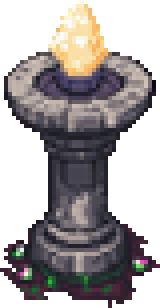
#> input picture assets/altar.png, 40 x 77 px (shown 4 times larger)
$ python key_icon.py ../assets/altar.png ../assets/badlands_fire_geyser.png
#> lines starting #> are read from the running program, lines starting #| are printed output that depends on the picture; after the words box and inside, x2 and y2 are one past the last pixel; in counts of white or black regions, pixels touching at a corner belong together
import sys, numpy as np
from PIL import Image
src, out = sys.argv[1], sys.argv[2]
im = np.asarray(Image.open(src).convert("RGB")).astype(np.float64)
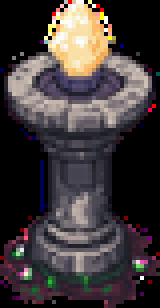
#> im: shape (77, 40, 3) float64 (shown 4 times larger); mean R, G, B 65.4, 58, 58.8
h, w, _ = im.shape
#> h = 77; w = 40
# 1. fit a quadratic background field to the border ring
ring = np.zeros((h, w), bool); ring[:12,:]=ring[-12:,:]=ring[:,:12]=ring[:,-12:]=True
ys, xs = np.mgrid[0:h, 0:w]; X = xs/w-0.5; Y = ys/h-0.5
A = np.stack([np.ones_like(X), X, Y, X*X, Y*Y, X*Y], -1)
bg = np.zeros_like(im)
for c in range(3):
    coef, *_ = np.linalg.lstsq(A[ring], im[...,c][ring], rcond=None)
    bg[...,c] = A @ coef
#> this loop made 3 passes
#> coef on passes 1 to 3: [99.61, -17.28, -54.45, -446.6, 13.45, -5.66], [93.47, -18.09, -52.13, -431.2, -12.25, -2.49], [91.1, -17.75, -32.22, -379.5, -42.35, 0.151]
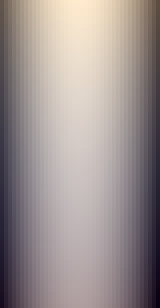
#> bg: shape (77, 40, 3) float64 (shown 4 times larger); mean R, G, B 64, 57, 56.3; drawn with min black and max white
resid = np.linalg.norm(im-bg, axis=-1)
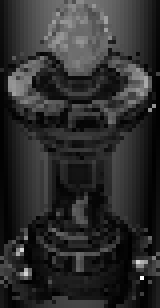
#> resid: shape (77, 40) float64 (shown 4 times larger); min 3.73, max 427.4, mean 79.2; drawn with min black and max white
noise = np.percentile(resid[ring], 99.5)
#> noise = 268.5
print("bg ~", bg[h//2, w//2].round(), "ring p99.5 resid", round(noise,1))
#| bg ~ [100.  94.  91.] ring p99.5 resid 268.5
tol = max(11.0, noise*2.5)
#> tol = 671.2
keyed = resid < tol
#> keyed: shape (77, 40) bool; every value is 1
# 2. shadow key: cast shadows are the bg hue, darker. Strip them by
# scanning each column UP from the bottom, keying shadow-hued pixels until
# the first pixel that isn't one (the object's dark outline stops the scan),
# so interior colours near the bg hue (a red potion) are never touched.
import colorsys
bgc = bg[h//2, w//2] / 255.0
#> bgc = [0.392, 0.368, 0.358]
bh, bs, bv = colorsys.rgb_to_hsv(*bgc)
#> bh = 0.048; bs = 0.0866; bv = 0.392
hsv = np.zeros_like(im)
mx = im.max(-1); mn = im.min(-1); v = mx / 255.0; sat = np.where(mx > 0, (mx - mn) / np.maximum(mx, 1), 0)
#> after `sat = np.where(mx > 0, (mx - mn) / np.maximum(mx, 1), 0)`:
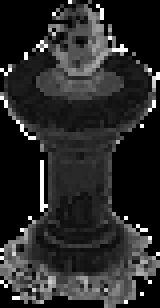
#> sat: shape (77, 40) float64 (shown 4 times larger); min 0, max 1, mean 0.162
r, g, b = im[...,0], im[...,1], im[...,2]
d = np.maximum(mx - mn, 1e-6)
hue = np.where(mx == r, ((g - b) / d) % 6, np.where(mx == g, (b - r) / d + 2, (r - g) / d + 4)) / 6.0
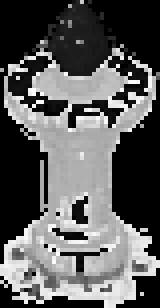
#> hue: shape (77, 40) float64 (shown 4 times larger); min 0, max 0.987, mean 0.362
hue_diff = np.minimum(np.abs(hue - bh), 1 - np.abs(hue - bh))
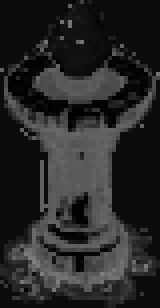
#> hue_diff: shape (77, 40) float64 (shown 4 times larger); min 0.000408, max 0.497, mean 0.158
shadow_like = (hue_diff < 0.06) & (sat > 0.25) & (v < bv * 1.03) & (v > bv * 0.55) & (resid < 130)
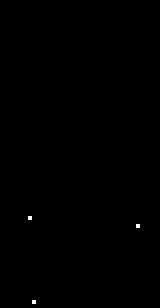
#> shadow_like: shape (77, 40) bool (shown 4 times larger); 0.1% white in thin lines or dots, all inside (x1, y1, x2, y2) = (7, 54, 35, 76)
for x in range(w):
    col_keyed = keyed[:, x]
    for y in range(h - 1, -1, -1):
        if col_keyed[y]:
            continue
        if shadow_like[y, x]:
            keyed[y, x] = True
        else:
            break
# 2b. detached shadow islands: any connected blob of unkeyed pixels lying
# entirely below the main object's bottom edge is a floating shadow (crystal,
# fireball, sparkle) whatever its darkness - key it.
lab = np.zeros((h, w), np.int32); n = 0
unk = ~keyed
#> unk: shape (77, 40) bool; every value is 0
for sy in range(h):
    for sx in range(w):
        if unk[sy, sx] and lab[sy, sx] == 0:
            n += 1; stack = [(sy, sx)]; lab[sy, sx] = n
            while stack:
                y0_, x0_ = stack.pop()
                for ny, nx in ((y0_-1,x0_),(y0_+1,x0_),(y0_,x0_-1),(y0_,x0_+1)):
                    if 0 <= ny < h and 0 <= nx < w and unk[ny, nx] and lab[ny, nx] == 0:
                        lab[ny, nx] = n; stack.append((ny, nx))
#> lab: shape (77, 40) int32; every value is 0
#> after the loop, n = 0
if n > 1:
    sizes = [(lab == i).sum() for i in range(1, n+1)]
    main = 1 + int(np.argmax(sizes))
    main_bottom = np.where(lab == main)[0].max()
    for i in range(1, n+1):
        if i == main: continue
        rows = np.where(lab == i)[0]
        if rows.min() > main_bottom:
            keyed[lab == i] = True
# 3. edge peel: absorb resid<60 pixels adjacent to keyed region, 3 passes
def binary_dilation(m, iterations=1):
    m = m.copy()
    for _ in range(iterations):
        n = m.copy()
        n[1:,:] |= m[:-1,:]; n[:-1,:] |= m[1:,:]; n[:,1:] |= m[:,:-1]; n[:,:-1] |= m[:,1:]
        m = n
    return m
for _ in range(3):
    grow = binary_dilation(keyed, iterations=3) & (resid < 60) & ~keyed
    # only peel toward bg-ish pixels (avoid eating the object)
    keyed |= grow & (hue_diff < 0.1)
alpha = np.where(keyed, 0, 255).astype(np.uint8)
# soft ring
edge = binary_dilation(~keyed, iterations=1) & keyed
alpha[edge] = 120
rgba = np.dstack([im.astype(np.uint8), alpha])
img = Image.fromarray(rgba, "RGBA")
# crop to content bbox with 4% padding, square
a = np.asarray(img)[...,3] > 0
ys_, xs_ = np.where(a)
#> ys_ = empty array; xs_ = empty array
#> (the run stopped early here; a loop or call above may not have finished)

$ run again, on assets/badlands_palms.png
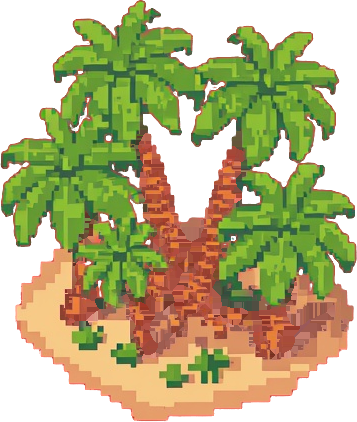
#> input picture assets/badlands_palms.png, 357 x 422 px
#> the loop `for c in range(3):` made 3 passes
#> coef on passes 1 to 3: [182.9, 0.716, 3.71, 66.81, 160.3, -18.84], [112.6, 1.47, 10.88, -152.8, -148.2, 15.87], [80.5, 0.968, 4.45, -12.56, 16.33, -1.73]
#> `resid = np.linalg.norm(im-bg, axis=-1)`:
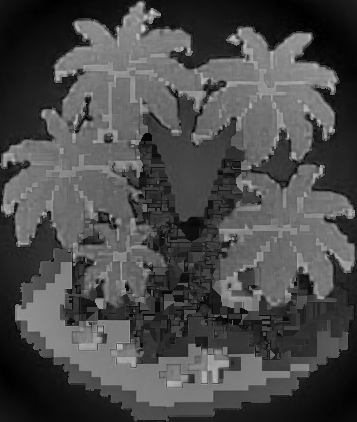
#> resid: shape (422, 357) float64; min 0.323, max 208.2, mean 74.5
#> noise = 158.8
#| bg ~ [183. 113.  80.] ring p99.5 resid 158.8
#> tol = 397.1
#> keyed: shape (422, 357) bool; every value is 1
#> bgc = [0.717, 0.442, 0.316]
#> bh = 0.0523; bs = 0.56; bv = 0.717
#> `shadow_like = (hue_diff < 0.06) & (sat > 0.25) & (v < bv * 1.03) & (v ..`:
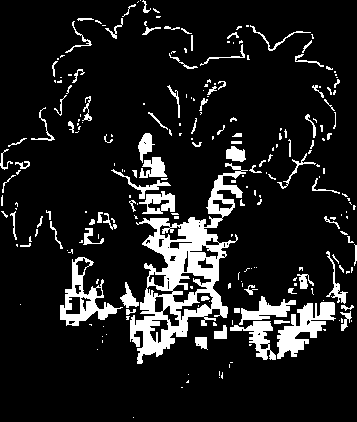
#> shadow_like: shape (422, 357) bool; 12.2% white; 238 white regions (152 under 20 px), largest, box (x1, y1, x2, y2) and area: (130, 163, 248, 364) 7217, (277, 302, 336, 359) 1513, (60, 257, 123, 326) 1361
#> unk: shape (422, 357) bool; every value is 0
#> ys_ = empty array

$ run again, on assets/badlands_tumbleweed.png
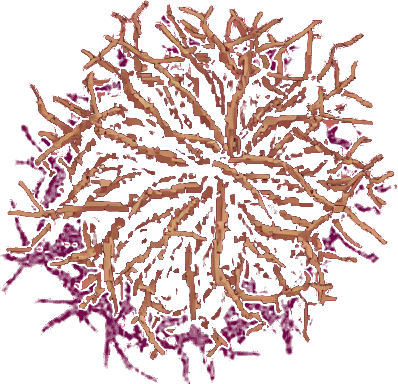
#> input picture assets/badlands_tumbleweed.png, 398 x 384 px
#> the loop `for c in range(3):` made 3 passes
#> coef on passes 1 to 3: [183.6, 3.86, -2.76, 64.05, 53.72, 7.81], [66.11, 2.37, -4.64, 14.75, 15.29, 5.61], [93.61, 1.94, -1.16, 24.57, 20.62, 2.31]
#> `resid = np.linalg.norm(im-bg, axis=-1)`:
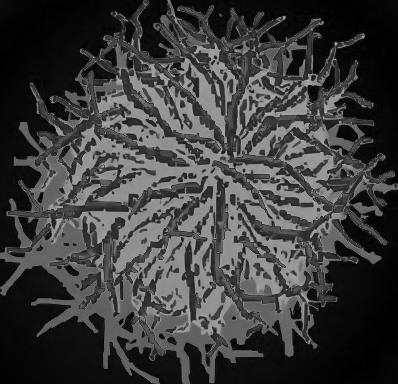
#> resid: shape (384, 398) float64; min 0.13, max 181.8, mean 61
#> noise = 106.2
#| bg ~ [184.  66.  94.] ring p99.5 resid 106.2
#> tol = 265.6
#> keyed: shape (384, 398) bool; every value is 1
#> bgc = [0.72, 0.259, 0.367]
#> bh = 0.961; bs = 0.64; bv = 0.72
#> `shadow_like = (hue_diff < 0.06) & (sat > 0.25) & (v < bv * 1.03) & (v ..`:
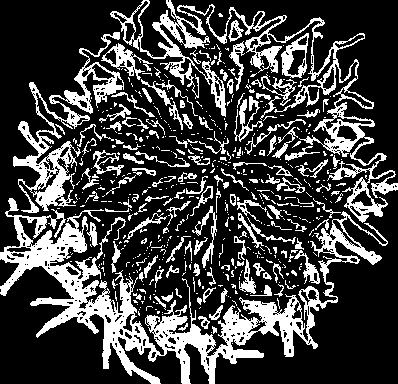
#> shadow_like: shape (384, 398) bool; 25.4% white; 546 white regions (399 under 20 px), largest, box (x1, y1, x2, y2) and area: (0, 198, 388, 384) 14546, (110, 0, 398, 223) 7482, (13, 32, 124, 213) 4049
#> unk: shape (384, 398) bool; every value is 0
#> ys_ = empty array

$ run again, on assets/castle_entrance.png
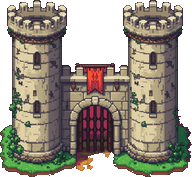
#> input picture assets/castle_entrance.png, 192 x 177 px
#> the loop `for c in range(3):` made 3 passes
#> coef on passes 1 to 3: [-1.26, -10.91, 9.45, 46.9, 258.2, -5.28], [-3.61, -16.39, 32.34, 81.88, 257.7, -24.68], [-6.59, -6.09, 1.57, 70.82, 201.6, 2.36]
#> noise = 306.2
#| bg ~ [-1. -4. -7.] ring p99.5 resid 306.2
#> tol = 765.4
#> keyed: shape (177, 192) bool; every value is 1
#> bgc = [-0.00506, -0.0145, -0.0258]
#> bh = 0.091; bs = -4.11; bv = -0.00506
#> `hue_diff = np.minimum(np.abs(hue - bh), 1 - np.abs(hue - bh))`:
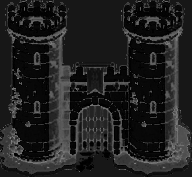
#> hue_diff: shape (177, 192) float64; min 9.19e-05, max 0.5, mean 0.127
#> shadow_like: shape (177, 192) bool; every value is 0
#> ys_ = empty array
